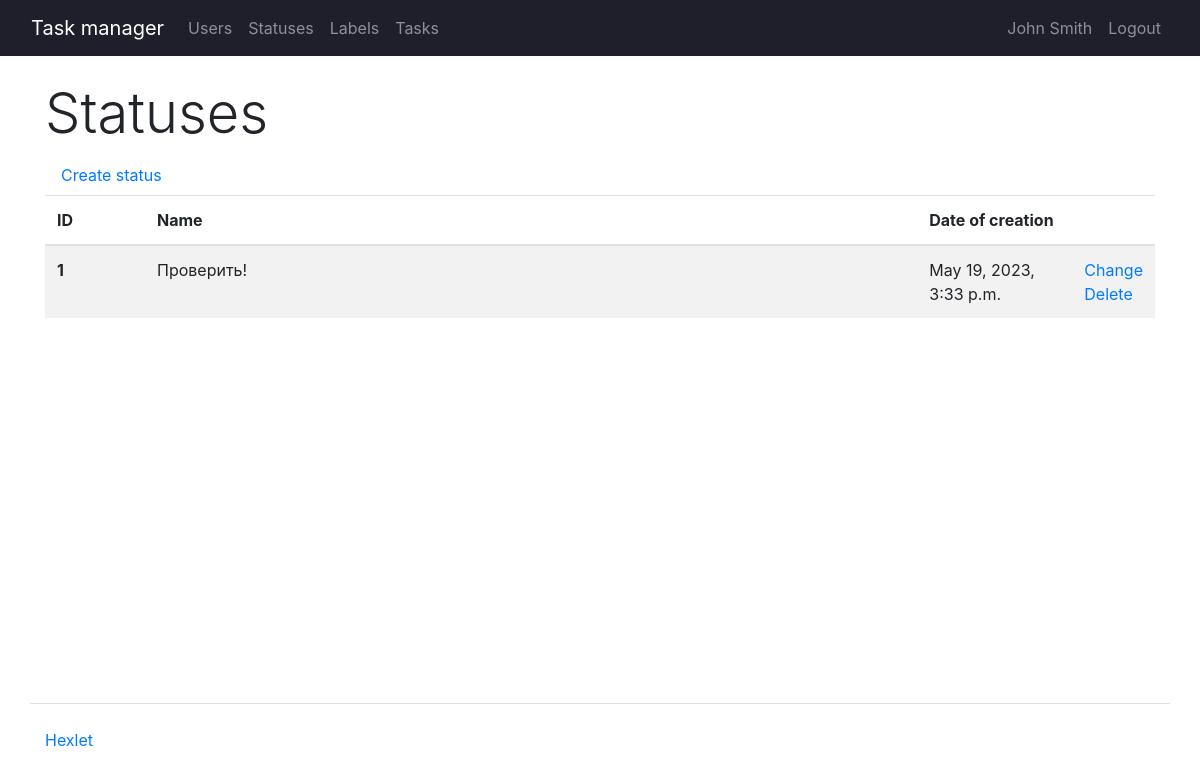
Before: /statuses/ (signed in) with the older database file.
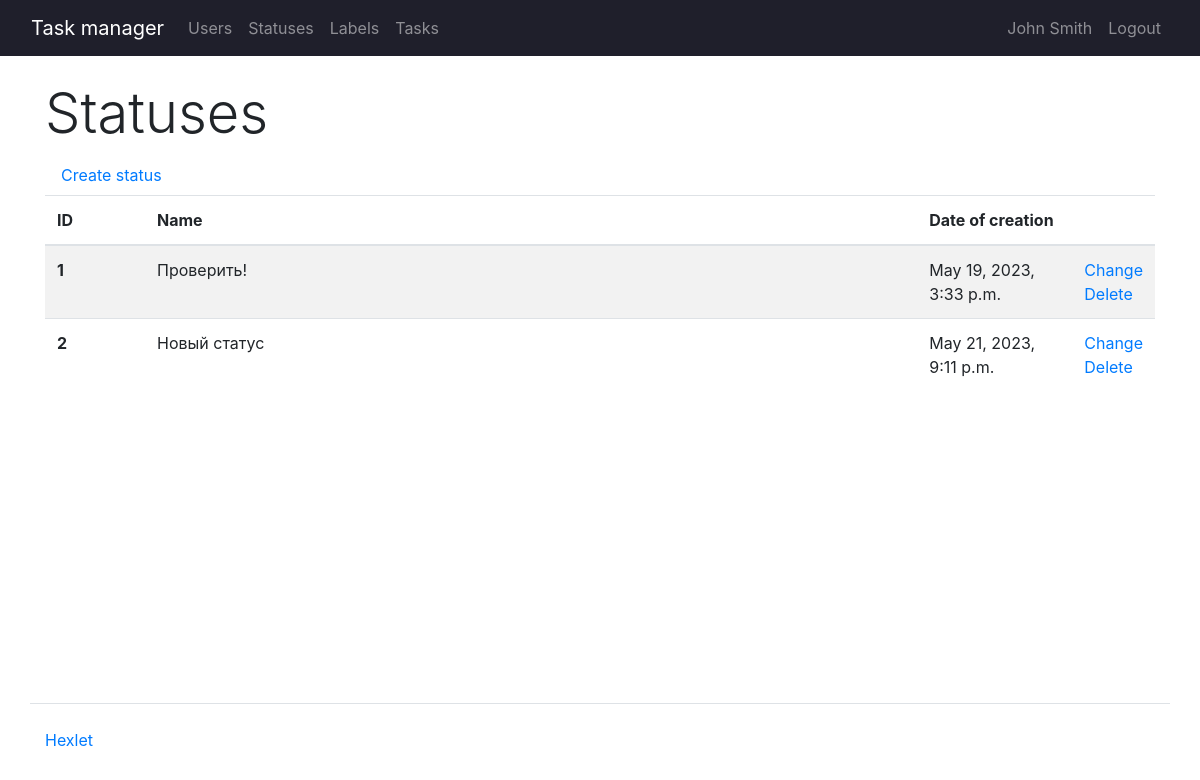
After: the same page with the newer database file.
### task_manager/statuses/models.py (models this page shows, shortened)
class Statuses(models.Model):
    name = models.CharField(max_length=255, verbose_name=_("Name"))
    created_at = models.DateTimeField(auto_now_add=True)

### task_manager/statuses/views.py (the view)
# urls.py: path("", StatusesView.as_view(), name="statuses"),
class StatusesView(StatusLoginMixin, View):
    def get(self, request):
        statuses = Statuses.objects.all()
        return render(
            request, "statuses/statuses.html", context={"statuses": statuses})

### task_manager/users/models.py (called while the page is built)
    def __str__(self):
        return f'{self.first_name} {self.last_name}'

### task_manager/templates/statuses/statuses.html
{% extends 'base.html' %}
{% load i18n %}
{% block content %}
      <h1 class="display-4">{% translate "Statuses" %}</h1>
      <a class="nav-link" href="{% url 'create_status' %}">{% translate "Create status" %}</a>
      <table class="table table-striped">
        <thead>
          <tr>
            <th scope="col" style="width: 100px;">ID</th>
            <th scope="col">{% translate "Name" %}</th>
            <th scope="col" style="width: 155px;">{% translate "Date of creation" %}</th>
            <th scope="col" style="width: 15px;"></th>
          </tr>
        </thead>
        <tbody>
            {% for status in statuses %}
            <tr>
              <th scope="row">{{ status.id }}</th>
                <td>{{ status.name }}</td>
                <td>{{ status.created_at }}</td>
                <td>
                    <a href="{% url 'update_status' status.id %}">{% translate "Change" %}</a><br>
                    <a href="{% url 'delete_status' status.id %}" rel="nofollow">{% translate "Delete" %}</a>
                </td>
            </tr>
            {% endfor %}
        </tbody>
      </table>
{% endblock %}

Changed rows visible on the page:
added Statuses: id "2", name "Новый статус", created_at "May 21, 2023, 9:11 p.m."
